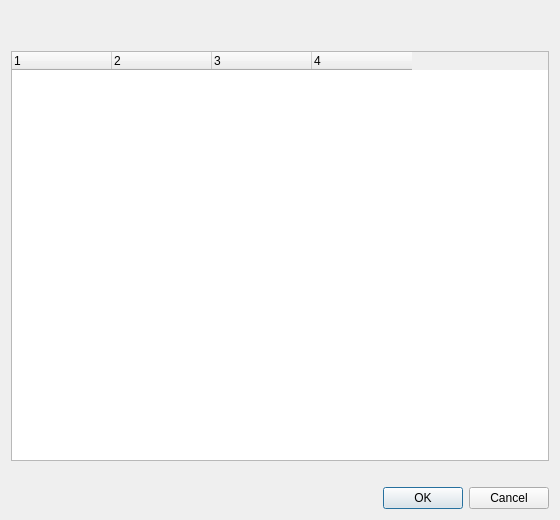
<?xml version="1.0" encoding="UTF-8"?>
<ui version="4.0">
 <class>LeaveBehindDialog</class>
 <widget class="QDialog" name="LeaveBehindDialog">
  <property name="geometry">
   <rect>
    <x>0</x>
    <y>0</y>
    <width>560</width>
    <height>520</height>
   </rect>
  </property>
  <property name="windowTitle">
   <string></string>
  </property>
  <layout class="QVBoxLayout" name="outer_layout" stretch="0,0,1,0,0">
   <item>
    <widget class="QLabel" name="heading_label">
     <property name="font">
      <font>
       <bold>true</bold>
      </font>
     </property>
     <property name="text">
      <string></string>
     </property>
    </widget>
   </item>
   <item>
    <widget class="QLabel" name="explanation_label">
     <property name="text">
      <string></string>
     </property>
     <property name="wordWrap">
      <bool>true</bool>
     </property>
    </widget>
   </item>
   <item>
    <widget class="QTreeWidget" name="pack_tree">
     <property name="rootIsDecorated">
      <bool>false</bool>
     </property>
     <property name="styleSheet">
      <string notr="true">QTreeView::branch { image: none; }</string>
     </property>
     <property name="itemsExpandable">
      <bool>false</bool>
     </property>
     <property name="uniformRowHeights">
      <bool>false</bool>
     </property>
     <property name="wordWrap">
      <bool>true</bool>
     </property>
     <property name="headerHidden">
      <bool>false</bool>
     </property>
     <attribute name="headerStretchLastSection">
      <bool>false</bool>
     </attribute>
     <column>
      <property name="text">
       <string notr="true">1</string>
      </property>
     </column>
     <column>
      <property name="text">
       <string notr="true">2</string>
      </property>
     </column>
     <column>
      <property name="text">
       <string notr="true">3</string>
      </property>
     </column>
     <column>
      <property name="text">
       <string notr="true">4</string>
      </property>
     </column>
    </widget>
   </item>
   <item>
    <widget class="QLabel" name="remaining_label">
     <property name="text">
      <string></string>
     </property>
     <property name="alignment">
      <set>Qt::AlignmentFlag::AlignRight|Qt::AlignmentFlag::AlignVCenter</set>
     </property>
    </widget>
   </item>
   <item>
    <widget class="QDialogButtonBox" name="buttons">
     <property name="standardButtons">
      <set>QDialogButtonBox::StandardButton::Cancel|QDialogButtonBox::StandardButton::Ok</set>
     </property>
    </widget>
   </item>
  </layout>
 </widget>
 <resources/>
 <connections>
  <connection>
   <sender>buttons</sender>
   <signal>accepted()</signal>
   <receiver>LeaveBehindDialog</receiver>
   <slot>accept()</slot>
  </connection>
  <connection>
   <sender>buttons</sender>
   <signal>rejected()</signal>
   <receiver>LeaveBehindDialog</receiver>
   <slot>reject()</slot>
  </connection>
 </connections>
</ui>
